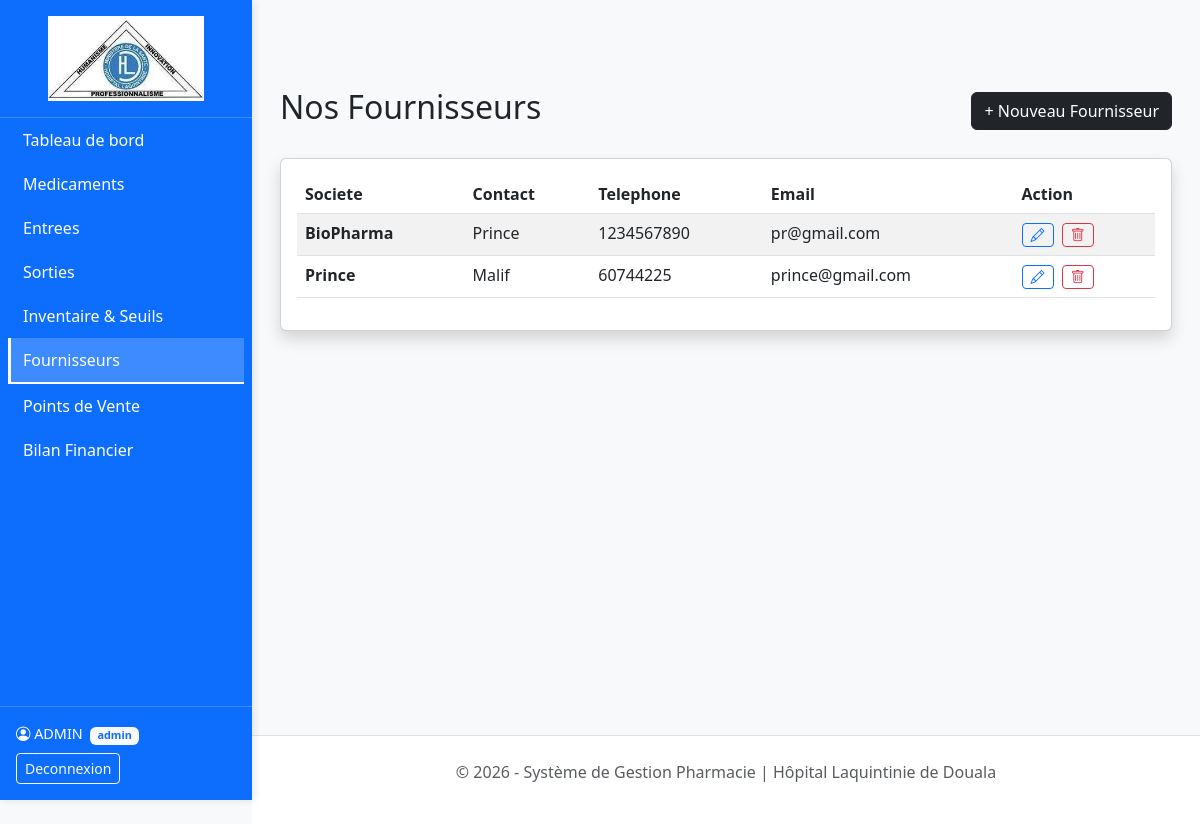
/pages/fournisseurs.php (signed in), run on the app's committed database.
### tables this page shows
CREATE TABLE `fournisseurs` (
  `id_fournisseur` int(11) NOT NULL,
  `nom_societe` varchar(150) NOT NULL,
  `contact_nom` varchar(100) DEFAULT NULL,
  `telephone` varchar(20) DEFAULT NULL,
  `email` varchar(100) DEFAULT NULL
);

### pages/fournisseurs.php (the view, shortened to what this page needs)
<?php
require_once '../config/db.php';
$isAdmin = ($_SESSION['role'] === 'admin');
$query = $pdo->query("SELECT * FROM fournisseurs ORDER BY nom_societe ASC");
$fournisseurs = $query->fetchAll();
include '../includes/header.php';
?>
<div class="container mt-5">
    <div class="d-flex justify-content-between align-items-center mb-4">
        <h2>Nos Fournisseurs</h2>
        <?php if($isAdmin): ?>
        <button type="button" class="btn btn-dark" data-bs-toggle="modal" data-bs-target="#modalFournisseur">
            + Nouveau Fournisseur
        </button>
        <?php endif; ?>
    </div>
    <div class="card shadow">
        <div class="card-body">
            <table class="table table-striped">
                <thead>
                    <tr>
                        <th>Societe</th>
                        <th>Contact</th>
                        <th>Telephone</th>
                        <th>Email</th>
                        <th>Action</th>
                    </tr>
                </thead>
                <tbody>
                    <?php foreach ($fournisseurs as $f): ?>
                    <tr>
                        <td><strong><?php echo $f['nom_societe']; ?></strong></td>
                        <td><?php echo $f['contact_nom']; ?></td>
                        <td><?php echo $f['telephone']; ?></td>
                        <td><?php echo $f['email']; ?></td>
                        <td class="text-nowrap">
                            <?php if($isAdmin): ?>
                                <button
                                    class="btn btn-sm btn-outline-primary me-1"
                                    data-bs-toggle="modal"
                                    data-bs-target="#modalEditFournisseur"
                                    data-id="<?= $f['id_fournisseur'] ?>"
                                    data-nom="<?= htmlspecialchars($f['nom_societe']) ?>"
                                    data-contact="<?= htmlspecialchars($f['contact_nom']) ?>"
                                    data-tel="<?= htmlspecialchars($f['telephone']) ?>"
                                    data-email="<?= htmlspecialchars($f['email']) ?>"
                                    title="Modifier"
                                >
                                    <i class="bi bi-pencil"></i>
                                </button>
                                <form method="POST" class="d-inline" onsubmit="return confirm('Supprimer ce fournisseur ?');">
                                    <button type="submit" name="btn_delete_fournisseur" class="btn btn-sm btn-outline-danger" title="Supprimer">
                                        <i class="bi bi-trash"></i>
                                    </button>
                                </form>
                            <?php else: ?>
                                -
                            <?php endif; ?>
                        </td>
                    </tr>
                    <?php endforeach; ?>
                </tbody>
            </table>
        </div>
    </div>
</div>
<?php include '../includes/footer.php'; ?>

### data on the page
fournisseurs: nom_societe "BioPharma", contact_nom "Prince", telephone "1234567890", email "pr@gmail.com"
fournisseurs: nom_societe "Prince", contact_nom "Malif", telephone "60744225", email "prince@gmail.com"

### other printed values
$_SESSION['nom'] "ADMIN"
$_SESSION['role'] "admin"
